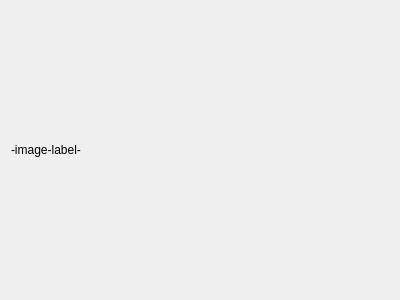
<ui version="4.0" >
 <class>RenderWindow</class>
 <widget class="QWidget" name="RenderWindow" >
  <property name="geometry" >
   <rect>
    <x>0</x>
    <y>0</y>
    <width>400</width>
    <height>300</height>
   </rect>
  </property>
  <property name="windowTitle" >
   <string>Form</string>
  </property>
  <layout class="QHBoxLayout" name="horizontalLayout" >
   <item>
    <widget class="QLabel" name="imageLabel" >
     <property name="text" >
      <string>-image-label-</string>
     </property>
    </widget>
   </item>
  </layout>
 </widget>
 <resources/>
 <connections/>
</ui>
